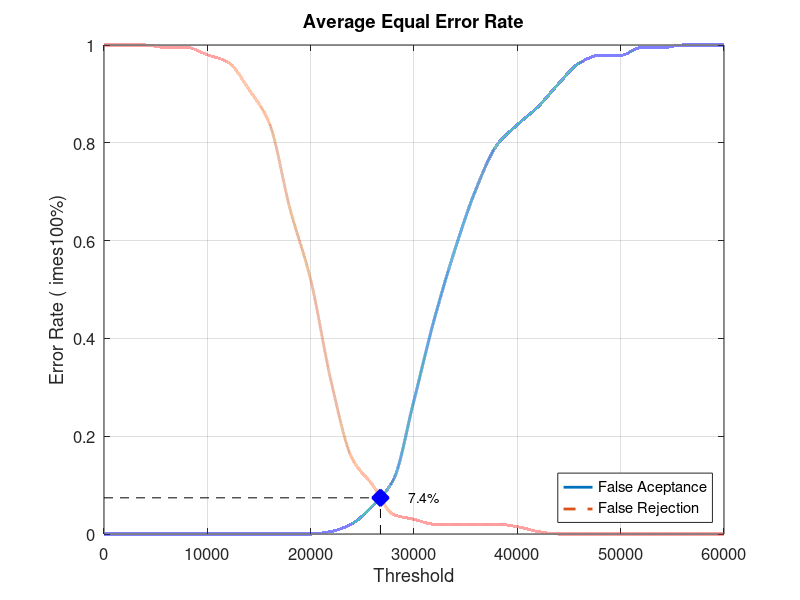
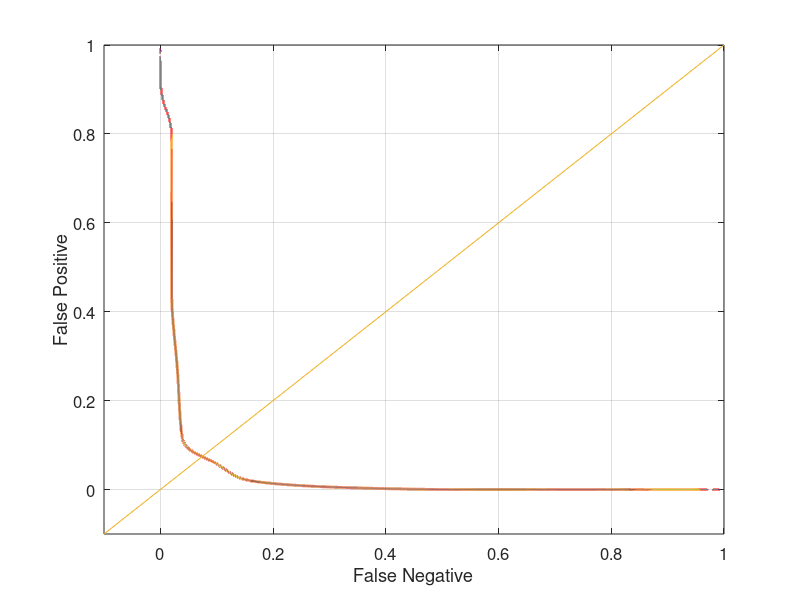

MATLAB code for these plots, in order:
close all;
clear;
clc;
x = 0:2000:60000;
xq = 0:0.5:60000;

y0 = [0 0 0 0 0 0 0 0 0 0 0 0.00526316 0.0210526 0.0578947 0.110526 0.273684 0.442105 0.584211 0.705263 0.794737 0.836842 0.873684 0.921053 0.963158 0.978947 0.978947 0.994737 0.994737 1 1 1]
yy0 = interp1(x, y0, xq, 'pchip');
y1 = [1 1 1 0.995 0.995 0.98 0.965 0.91 0.84 0.665 0.52 0.31 0.155 0.1 0.04 0.03 0.02 0.02 0.02 0.02 0.015 0.005 0 0 0 0 0 0 0 0 0]
yy1 = interp1(x, y1, xq, 'pchip');

% Calculating EER: 
y2 = abs(y0 - y1);
find(y2 == min(y2))
yy2 = abs(yy0 - yy1);
xEER = find(yy2 == min(yy2));
xEERIndex = xq(xEER) % X-axis EER
yEER = yy0(xEER) % Y-axis EER

main = figure
plot(xq, yy0,'-','LineWidth', 2);	hold on
plot(xq, yy1,'--','LineWidth', 2);	hold on
plot([xEERIndex xEERIndex], [0 yEER], 'k--');	hold on
plot([0 xEERIndex], [yEER yEER], 'k--');	hold on
plot(xEERIndex, yEER, 'bx', 'LineWidth', 10);	hold on
text(xEERIndex + 10 * xEERIndex / 100, yEER, [num2str(round((10000 * yEER)) / 100) '%'])
legend('False Aceptance', 'False Rejection', 'Location', 'SouthEast')
xlabel('Threshold')
ylabel('Error Rate (	imes100%)')
title('Average Equal Error Rate')
set(gca, 'FontSize', 12)
axis([0 60000 0 1])
grid on

print(main, 'Database5_2Main', '-dpng');
FNRxFPR = figure('Color', [1 1 1]);
plot(yy1, yy0, '-', yy1, yy0, 'LineWidth', 2);
hold on
y = -0.1:0.1:1
plot(y, y); 
set(gca, 'FontSize', 12)
xlabel('False Negative')
ylabel('False Positive')
axis([-0.1 1 -0.1 1])
set(gca, 'FontSize', 12)
grid on

print(FNRxFPR, 'Database5_2FNRxFPR','-dpng');
